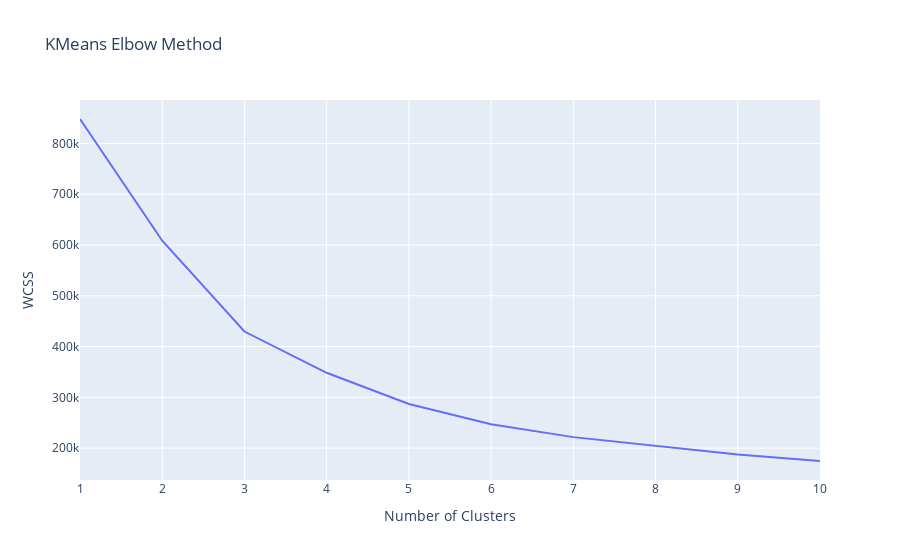

This figure's notebook cell:
### Markdown cell above
## t-SNE (Zero Imputed Data)

<img src="https://miro.medium.com/max/1400/1*KNd4MHXTm6rre2RFZMnpFA.gif">

### Code cell
X_tsne = tSNE(X_zero_ip.iloc[:,:-1])
kmeans_wcss(X_tsne,10)

### Figure 1 — Plotly figure (JSON) as saved in the notebook; plotly's stock layout.template omitted (floating-point values rounded to 4 significant figures)
{"data": [{"hovertemplate": "Number of Clusters=%{x}<br>WCSS=%{y}<extra></extra>", "legendgroup": "", "line": {"color": "#636efa", "dash": "solid"}, "marker": {"symbol": "circle"}, "mode": "lines", "name": "", "orientation": "v", "showlegend": false, "x": [1, 2, 3, 4, 5, 6, 7, 8, 9, 10], "xaxis": "x", "y": [848200.0, 608500.0, 429600.0, 348300.0, 287000.0, 247000.0, 221700.0, 204200.0, 187525, 174600.0], "yaxis": "y", "type": "scatter"}], "layout": {"xaxis": {"anchor": "y", "domain": [0, 1], "title": {"text": "Number of Clusters"}, "type": "linear", "range": [1, 10], "autorange": true}, "yaxis": {"anchor": "x", "domain": [0, 1], "title": {"text": "WCSS"}, "type": "linear", "range": [137200.0, 885600.0], "autorange": true}, "legend": {"tracegroupgap": 0}, "title": {"text": "KMeans Elbow Method"}, "autosize": true}}
